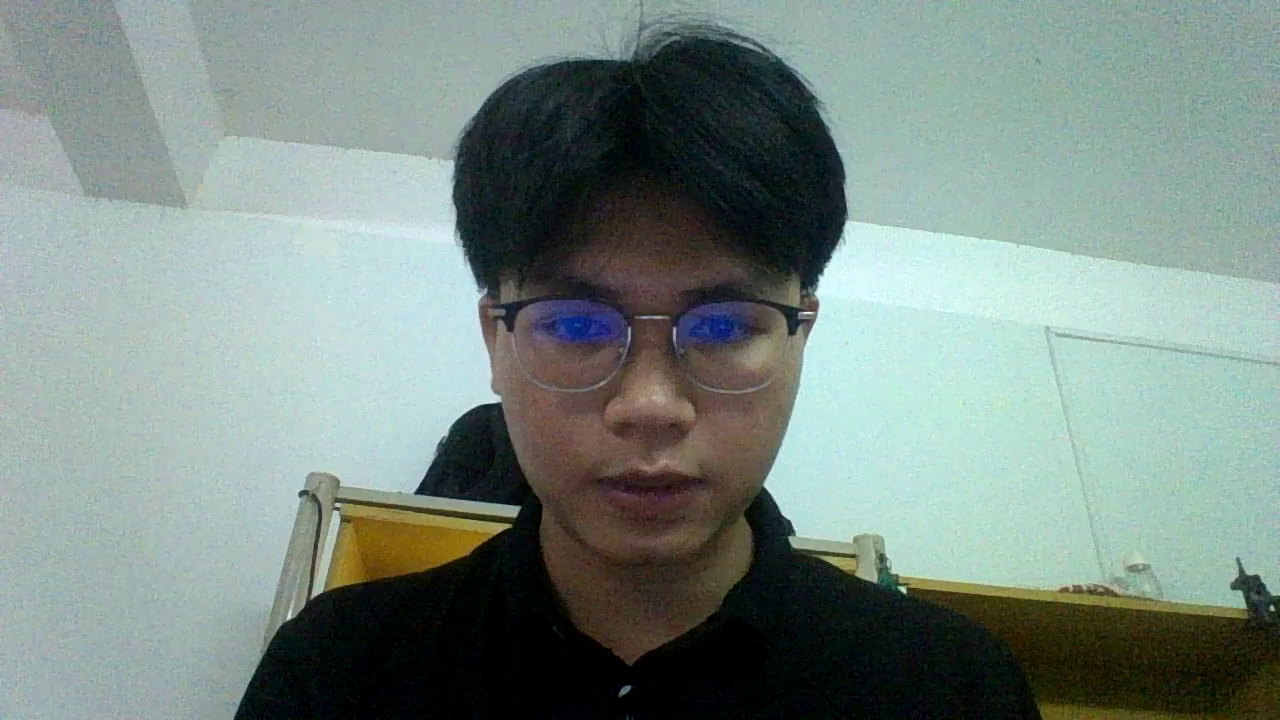
#> input picture frame 0 of test_videos/hai1.mp4, 1280 x 720 px
$ python test_consecutive_frames.py
#> lines starting #> are read from the running program, lines starting #| are printed output that depends on the picture
"""Export a strip image of a few consecutive frames from a video.

A small visual helper for the thesis: it grabs N (default 3) consecutive frames
starting at a chosen frame index and lays them out side-by-side into a single
PNG, with a small caption (frame index + timestamp) under each tile. Handy for
illustrating temporal behaviour (tracking, flicker, stabilization) in the text.

Usage:
    python -m test_scripts.test_consecutive_frames
    python -m test_scripts.test_consecutive_frames --input test_videos/hai1.mp4 --start 80 --count 4
    python -m test_scripts.test_consecutive_frames --input test_videos/video_track.mp4 --start 89 --count 3 --step 1
"""
from __future__ import annotations

import argparse
from pathlib import Path

import cv2
import numpy as np

PROJECT_ROOT = Path(__file__).resolve().parent.parent
DEFAULT_INPUT = PROJECT_ROOT / "test_videos" / "hai1.mp4"


def _grab_frames(cap: cv2.VideoCapture, start: int, count: int, step: int):
    """Return [(frame_index, BGR image), ...] of consecutive frames."""
#> called with start = 0, count = 3, step = 1
    frames = []
    for i in range(count):
        idx = start + i * step
        cap.set(cv2.CAP_PROP_POS_FRAMES, idx)
        ok, frame = cap.read()
        if not ok or frame is None:
            break
        frames.append((idx, frame))
#> this loop made 3 passes
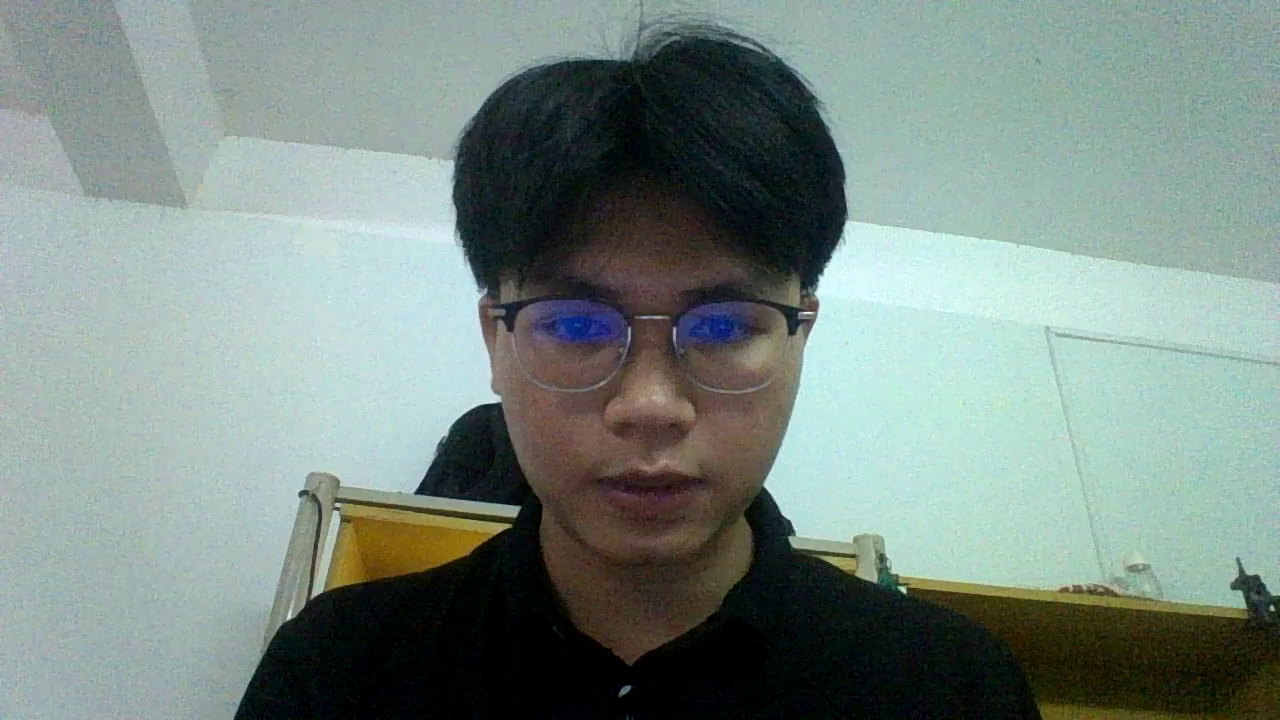
#> input picture frame 0 of test_videos/hai1.mp4, 1280 x 720 px
#> after the loop, frames = 3 items
    return frames


def _caption(frame, text: str, height: int = 34):
    """Add a black caption bar with white text under a frame."""
    h, w = frame.shape[:2]
    bar = np.zeros((height, w, 3), dtype=np.uint8)
    cv2.putText(bar, text, (8, height - 11), cv2.FONT_HERSHEY_SIMPLEX,
                0.6, (255, 255, 255), 1, cv2.LINE_AA)
    return np.vstack([frame, bar])


def main() -> int:
    p = argparse.ArgumentParser(description="Save a strip of consecutive video frames.")
    p.add_argument("--input", type=Path, default=DEFAULT_INPUT, help="Input video.")
    p.add_argument("--start", type=int, default=0, help="First frame index.")
    p.add_argument("--count", type=int, default=3, help="How many frames (3-4 is typical).")
    p.add_argument("--step", type=int, default=1, help="Stride between frames (1 = strictly consecutive).")
    p.add_argument("--gap", type=int, default=8, help="White gap (px) between tiles.")
    p.add_argument("--outdir", type=Path, default=PROJECT_ROOT / "outputs")
    p.add_argument("--out", type=Path, default=None, help="Explicit output PNG path.")
    args = p.parse_args()

    if not args.input.exists():
        print(f"Input not found: {args.input}")
        return 1

    cap = cv2.VideoCapture(str(args.input))
    if not cap.isOpened():
        print(f"Could not open video: {args.input}")
        return 1
    fps = cap.get(cv2.CAP_PROP_FPS) or 0.0
    total = int(cap.get(cv2.CAP_PROP_FRAME_COUNT))

    frames = _grab_frames(cap, args.start, args.count, args.step)
#> frames = 3 items
    cap.release()
    if not frames:
        print(f"No frames read (start={args.start}, total={total}).")
        return 1

    tiles = []
    for idx, frame in frames:
        ts = f"  t={idx / fps:.2f}s" if fps > 0 else ""
        tiles.append(_caption(frame, f"frame {idx}{ts}"))
#> this loop made 3 passes
#> ts on passes 1 to 3: '  t=0.00s', '  t=0.03s', '  t=0.07s'
#> after the loop, tiles = 3 items

    h = max(t.shape[0] for t in tiles)
#> h = 754
    sep = np.full((h, args.gap, 3), 255, dtype=np.uint8)
    row = []
    for i, t in enumerate(tiles):
        if t.shape[0] != h:  # pad shorter tiles to common height
            t = np.vstack([t, np.full((h - t.shape[0], t.shape[1], 3), 255, dtype=np.uint8)])
        if i:
            row.append(sep)
        row.append(t)
#> after the loop, row = 5 items
    strip = np.hstack(row)
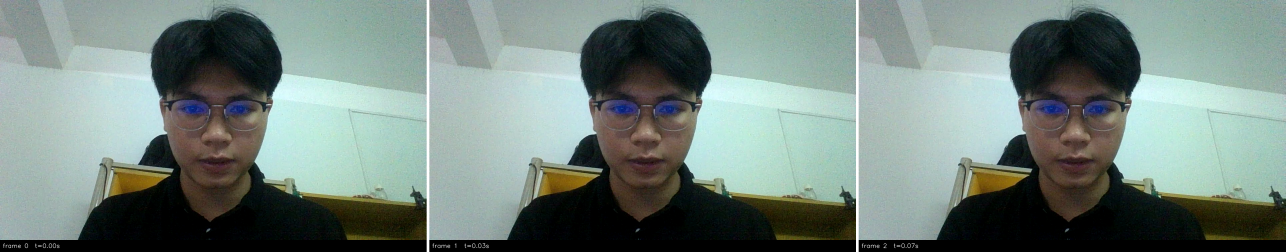
#> strip: shape (754, 3856, 3) (shown at 1/3 size); mean of channels 0, 1, 2 126.5, 132.9, 117.8; drawn as B, G, R

    args.outdir.mkdir(parents=True, exist_ok=True)
    out = args.out or args.outdir / f"{args.input.stem}_frames_{args.start}-{args.start + (len(frames) - 1) * args.step}.png"
    cv2.imwrite(str(out), strip)
    print(f"Saved {len(frames)} consecutive frames "
          f"({[idx for idx, _ in frames]}) -> {out}")
#| Saved 3 consecutive frames ([0, 1, 2]) -> outputs/hai1_frames_0-2.png
    return 0


if __name__ == "__main__":
    raise SystemExit(main())
#> (the program exits here)
